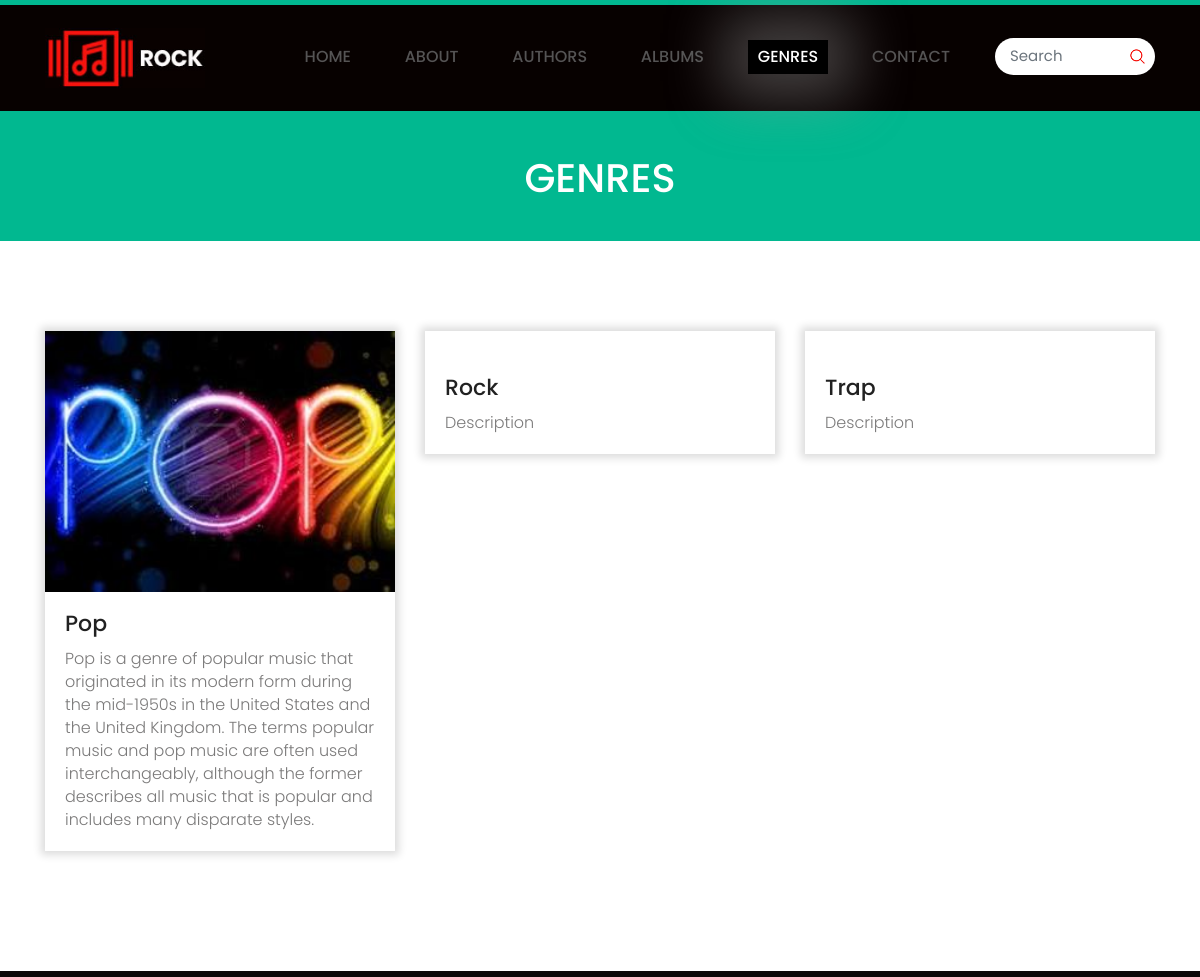
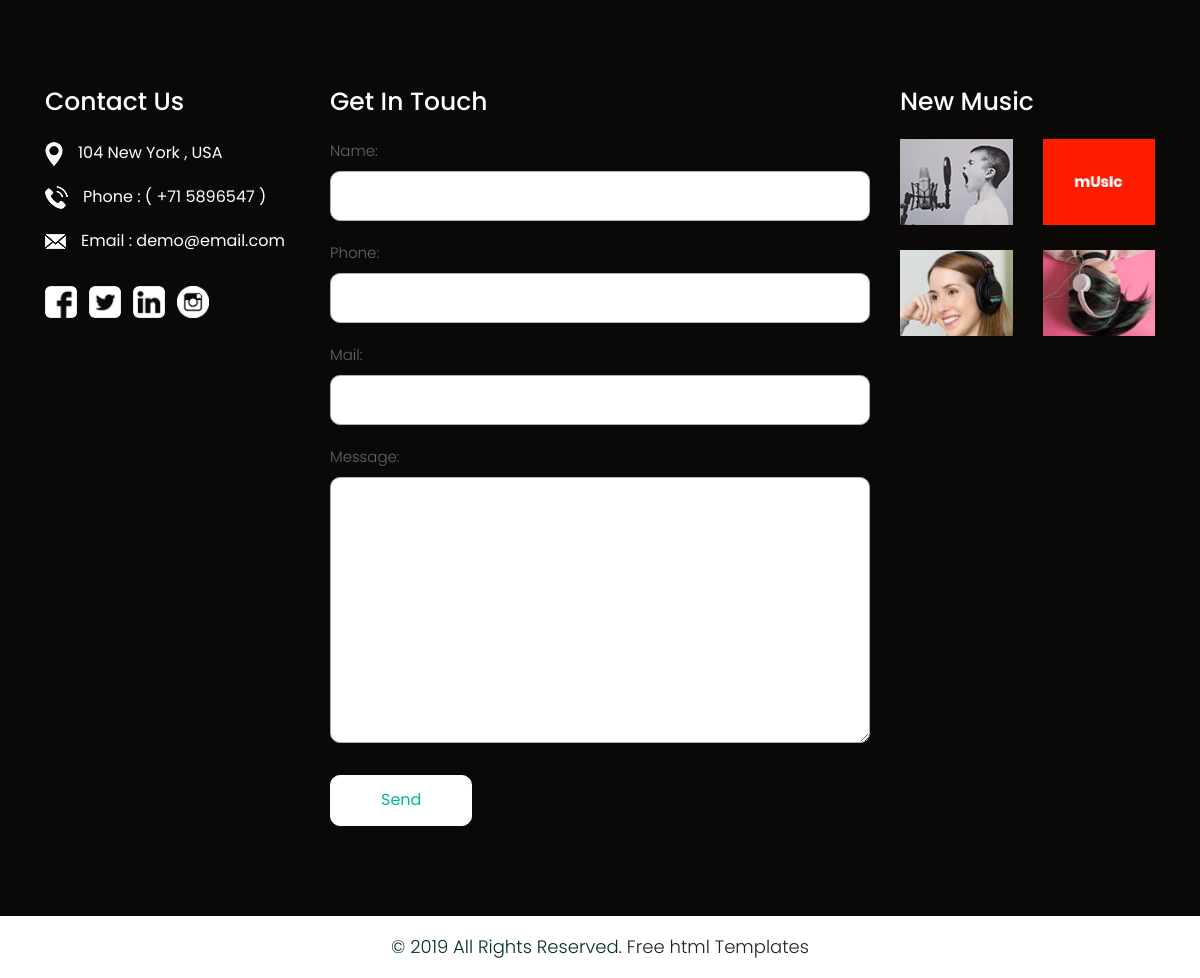
Screenshot of /top100/genre with the database file from the repository (2 pictures, top to bottom).
### top100_app/models.py (models this page shows, shortened)
class Genre(models.Model):
    name = models.CharField(max_length = 30, default='Name')
    description = models.CharField(max_length = 300, default='Description')
    image = models.ImageField(upload_to='top100_app/static/images/genres/', blank=True, null=False, verbose_name='Image')

### top100_app/views.py (the view, shortened to what this page needs)
def genre (request) :
    genres = get_list_or_404(Genre.objects.order_by('name'))
    form = ContactForm()
    context = {
        'genre_list': genres,
        'form' : form
    }
    return render(request, "genre.html", context)

### top100_app/forms.py
class ContactForm(forms.Form):
    name = forms.CharField(widget=forms.TextInput(attrs={'class' : 'contactus'}), max_length= 100)
    phone = forms.CharField(widget=forms.TextInput(attrs={'class' : 'contactus'}), max_length= 13)
    mail = forms.CharField(widget=forms.TextInput(attrs={'class' : 'contactus'}), max_length= 100)
    message = forms.CharField(widget=forms.Textarea(attrs={'class' : 'textarea'}), max_length= 2000)

### top100_app/templates/genre.html
{% extends "base.html" %}
{% load static %}
    {% block active%}
    <li> <a href="{% url 'index'%}">Home</a> </li>
    <li> <a href="{% url 'about'%}">About</a> </li>
    <li> <a href="{% url 'author'%}"> Authors</a> </li>
    <li> <a href="{% url 'album'%}"> Albums</a> </li>
    <li class="active"> <a href="{% url 'genre'%}">Genres</a> </li>
    <li> <a href="{% url 'contact'%}">Contact</a> </li>
    {% endblock %}
    {% block body %}
    <div class="blogbg">
        <div class="container">
            <div class="row">
                <div class="col-md-12">
                    <div class="blogtitlepage">
                        <h2>Genres</h2>
                    </div>
                </div>
            </div>
        </div>
    </div>
    <div class="Lastestnews blog">
        <div class="container">
            <div class="row">
                {% if genre_list %}
                    {% for c in genre_list %}
                        <div class="col-xl-4 col-lg-4 col-md-4 col-sm-12 margin">
                            <div class="news-box">
                                <figure><img src="{% static c.image.name %}" alt="{{ c.image.name }}"/></figure>
                                <h3><a href = "{% url 'genre_details' c.id%}">{{c.name}}</a></h3>
                                <p>{{c.description}}</p>
                            </div>
                        </div>
                    {% endfor%}
                {% else %}
                    <h1>THERE ARE NO GENRES</h1>
                {% endif %}
            </div>
        </div>
    </div>
    {% endblock%}

### top100_app/static/css/style.css (style rules this page uses)
* { box-sizing: border-box !important; }
html { scroll-behavior: smooth; }
body { color: #666666; font-size: 14px; font-family: 'poppins', sans-serif; line-height: 1.80857; font-weight: normal; overflow-x: hidden; }
a { color: #1f1f1f; text-decoration: none !important; outline: none !important; -webkit-transition: all .3s ease-in-out; -moz-transition: all .3s ease-in-out; -ms-transition: all .3s ease-in-out; -o-transition: all .3s ease-in-out; transition: all .3s ease-in-out; }
h1, h2, h3, h4, h5, h6 { letter-spacing: 0; font-weight: normal; position: relative; padding: 0 0 10px 0; font-weight: normal; line-height: normal; color: #111111; margin: 0 }
h2 { font-size: 22px }
h3 { font-size: 18px }
*, *::after, *::before { -webkit-box-sizing: border-box; -moz-box-sizing: border-box; box-sizing: border-box; }
h1 a, h2 a, h3 a, h4 a, h5 a, h6 a { color: #212121; text-decoration: none!important; opacity: 1 }
ul, li, ol { margin: 0px; padding: 0px; list-style: none; }
p { margin: 0px; font-weight: 300; font-size: 15px; line-height: 24px; }
a { color: #222222; text-decoration: none; outline: none !important; }
a, .btn { text-decoration: none !important; outline: none !important; -webkit-transition: all .3s ease-in-out; -moz-transition: all .3s ease-in-out; -ms-transition: all .3s ease-in-out; -o-transition: all .3s ease-in-out; transition: all .3s ease-in-out; }
img { max-width: 100%; height: auto; }
.menu-area-main li.active a { color: #fff; background: #000; box-shadow: #9d9d9d66 0px 0px 56px 26px; }
.main-menu ul>li { display: inline-block; position: relative; }
.main-menu ul>li a { padding: 7px 10px 7px 10px; line-height: 20px; font-size: 16px; display: block; font-weight: 500; color: #555454; text-transform: uppercase; margin: 0px 15px; }
.main-menu ul li:last-child a { padding-right: 0; }
.main-menu ul li:first-child { margin-left: 0; }
.main-menu ul>li { position: inherit; display: inline-block; vertical-align: middle; }
.Lastestnews { padding:90px 0px; background: #fff; }
.Lastestnews .news-box { background:#fff; box-shadow: #ddd 0px 0px 8px 4px; }
.Lastestnews .news-box figure { margin: 0; }
.Lastestnews .news-box figure img { width: 100%; }
.Lastestnews .news-box h3 { font-size: 22px; line-height: 24px; color: #060606; font-weight: 500; padding: 20px 20px 4px 20px; }
.Lastestnews .news-box p { color: #7b7a7a; font-size:16px; line-height: 23px; padding: 7px 20px 20px 20px; }
.margin { margin-bottom: 30px; }
.contactus { border: #b1b0b0 solid 1px; padding: 12px 19px; margin-bottom: 20px; border-radius: 10px; color: #000; width: 100%; }
.textarea { margin-bottom: 25px; padding: 12px 19px; color: #000 !important; width: 100%; border: #b1b0b0 solid 1px; border-radius: 10px; }
.blogbg { background-color: #01b890; }
.blogbg .blogtitlepage h2 { color: #fff; text-transform: uppercase; font-size: 40px; line-height: 45px; padding: 40px 0; font-weight: 500; text-align: center; }

### rows the page displays
Genre: image (picture), name "Pop", description "Pop is a genre of popular music that originated in its modern form during the mid-1950s in the United States and the United Kingdom. The terms popular music and pop music are often used interchangeably, although the former describes all music that is popular and includes many disparate styles."
Genre: name "Rock", description "Description"
Genre: name "Trap", description "Description"
